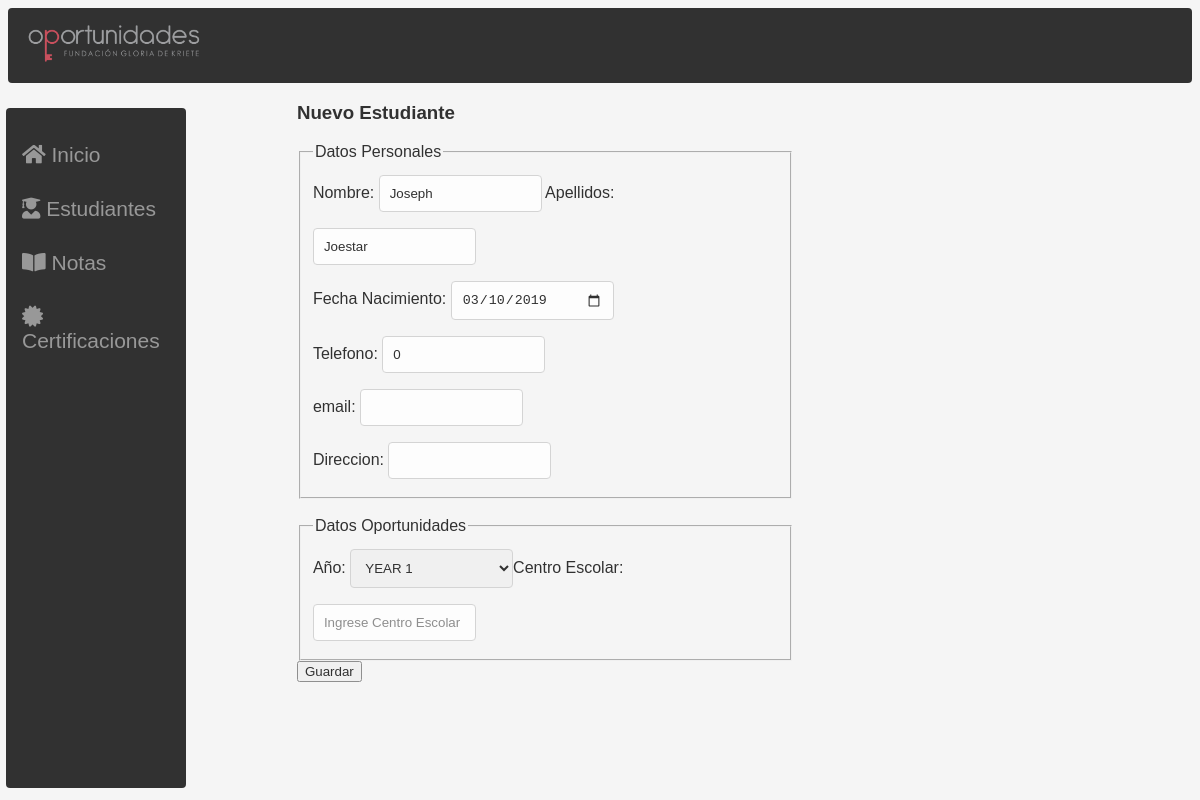
Page /vista/editarEstudiante.php?idEstudiante=2 on the committed database.
### tables this page shows
CREATE TABLE `Estudiante` (
  `idEstudiante` int(11) NOT NULL,
  `nombre` varchar(32) NOT NULL,
  `apellidos` varchar(32) NOT NULL,
  `fechaNacimiento` date NOT NULL,
  `telefono` int(8) NOT NULL,
  `email` varchar(32) NOT NULL,
  `direccion` varchar(64) NOT NULL,
  `year` varchar(16) NOT NULL,
  `centroEscolar` varchar(32) NOT NULL
);

### controlador/conexion.php (called while the page is built)
<?php
Class Conexion {
    private $host = 'localhost';
    private $database = 'ranking';
    private $username = 'root';
    private $password = '';
    function execQueryO($stmn) {
        $mysqli = new mysqli($this->host, $this->username, $this->password, $this->database);
        return $mysqli->query($stmn);
    }
}

### controlador/controladorEstudiante.php (called while the page is built, shortened)
<?php
    require_once("conexion.php");
    require_once("../modelo/estudiante.php");
    class ControladorEst {
        public function buscarxId($id){
            try {
                $conn = new Conexion();
                $sql = "SELECT idEstudiante, nombre, apellidos, fechaNacimiento, telefono, email, direccion, year, centroEscolar FROM Estudiante WHERE idEstudiante=".$id;
                $rs = $conn ->execQueryO($sql);
                $coleccion = array();
                while ($resultado = $rs->fetch_assoc()) {
                    $estudiante = new Estudiante();
                    $estudiante->setIdEstudiante($resultado['idEstudiante']);
                    $estudiante->setNombre($resultado['nombre']);
                    $estudiante->setApellidos($resultado['apellidos']);
                    $estudiante->setFechaNacimiento($resultado['fechaNacimiento']);
                    $estudiante->setTelefono($resultado['telefono']);
                    $estudiante->setEmail($resultado['email']);
                    $estudiante->setDireccion($resultado['direccion']);
                    $estudiante->setYear($resultado['year']);
                    $estudiante->setCentroEscolar($resultado['centroEscolar']);
                    array_push($coleccion, $estudiante);
                }
                return $coleccion;
            } catch (mysqli_sql_exception $e) {
                throw new MySQLiQueryException($sql, $e->getMessage(), $e->getCode());
            }
        }
    }
?>

### modelo/estudiante.php (called while the page is built, shortened)
<?php
    class Estudiante{
        private $nombre;
        private $apellidos;
        private $fechaNacimiento;
        private $telefono;
        private $email;
        private $direccion;
        public function setIdEstudiante($idEstudiante){
            return $this;
        }
        public function getNombre(){
            return $this->nombre;
        }
        public function setNombre($nombre){
            $this->nombre = $nombre;
            return $this;
        }
        public function getApellidos(){
            return $this->apellidos;
        }
        public function setApellidos($apellidos){
            $this->apellidos = $apellidos;
            return $this;
        }
        public function getFechaNacimiento(){
            return $this->fechaNacimiento;
        }
        public function setFechaNacimiento($fechaNacimiento){
            $this->fechaNacimiento = $fechaNacimiento;
            return $this;
        }
        public function getTelefono(){
            return $this->telefono;
        }
        public function setTelefono($telefono){
            $this->telefono = $telefono;
            return $this;
        }
        public function getEmail(){
            return $this->email;
        }
        public function setEmail($email){
            $this->email = $email;
            return $this;
        }
        public function getDireccion(){
            return $this->direccion;
        }
        public function setDireccion($direccion){
            $this->direccion = $direccion;
            return $this;
        }
        public function setYear($year){
            return $this;
        }
        public function setCentroEscolar($centroEscolar){
            return $this;
        }
    }
?>

### vista/editarEstudiante.php (the view, shortened to what this page needs)
<!DOCTYPE html>
<html lang="en">
<head>
    <link rel="stylesheet" href="./css/style.css">
    <link rel="stylesheet" href="https://use.fontawesome.com/releases/v5.8.1/css/all.css">
</head>
<body>
    <section class="barra">
        <a href=""><img src="../vista/img/logo.png" alt="logo Oportunidades"></a>
    </section>
    <section class="lateral">
        <a href="../index.php"><i class="fas fa-home"></i> Inicio</a>
        <a href="./webEstudiantes.php"><i class="fas fa-user-graduate"></i> Estudiantes</a>
        <a href="./webNotas.php"><i class="fas fa-book-open"></i> Notas</a>
        <a href="./webCertificacion.php"><i class="fas fa-certificate"></i> Certificaciones</a>
    </section>
    <?php
        include_once("../controlador/controladorEstudiante.php");
        $ce = new ControladorEst();
        $id = $_GET['idEstudiante'];
        $estudiante = $ce->buscarxId($id);
    ?>
    <section class="main">
        <section class="formulario">
            <form method="post">
                <h3>Nuevo Estudiante</h3>
                <fieldset>
                    <legend>Datos Personales</legend>
                    Nombre: <input type="text" name="txtNombre" value=<?echo $estudiante[0]->getNombre()?>>
                    Apellidos: <input type="text" name="txtApellidos" value=<?echo $estudiante[0]->getApellidos()?>><br>
                    Fecha Nacimiento: <input type="date" name="txtFechaNac" value=<?echo $estudiante[0]->getFechaNacimiento()?>><br>
                    Telefono: <input type="tel" name="txtTelefono" value=<?echo $estudiante[0]->getTelefono()?>><br>
                    email: <input type="email" name="txtEmail" value=<?echo $estudiante[0]->getEmail()?>><br>
                    Direccion: <input type="text" value="<?echo $estudiante[0]->getDireccion()?>">
                </fieldset><br>
                <fieldset>
                    <legend>Datos Oportunidades</legend>
                    Año: <select name="cmbYear">
                        <option value="1">YEAR 1</option>
                    </select>Centro Escolar: <input type="text" name="txtCE" placeholder="Ingrese Centro Escolar">
                </fieldset>
                <input type="submit" value="Guardar" name="btnActualizar">
            </form>
        </section>
    </section>
    <?php
        include_once("../modelo/estudiante.php");
    ?>
</body>
</html>

### vista/css/style.css (style rules this page uses)
body { background-color: whitesmoke; opacity: 0.8; background-repeat: no-repeat; background-size: cover; font-family: century gothic; color: white; font-family: "Caviar Dreams", Fallback, sans-serif; }
a { display: inline-block; text-decoration: none; padding-top:3px; }
.barra { background-color: black; overflow: hidden; border-radius: 4px; }
.barra a { float: left; color:white; opacity: 0.8; text-align: left; padding: 14px 16px; text-decoration: none; font-size: 17px; }
.barra img { width: 30%; height: 10%; }
.lateral { height: 82.5%; width: 15%; position: fixed; z-index: 1; top: 13.5%; left: 0.5%; background-color: black; padding-top: 20px; border-radius: 4px; overflow-x: hidden; }
.lateral a { padding: 15px 8px 15px 16px; text-decoration: none; font-size: 25px; color: #818181; display: block; font-size: 21px; }
.main { height: 567px; margin-top: -0.9%; width: 84%; margin-left: 16%; color: black; border-radius: 4px; align-content: center; font-family: "Caviar Dreams", Fallback, sans-serif; }
.formulario { margin-left: 10%; margin-top: 3%; }
.formulario input[type=text], input[type=tel], input[type=date], input[type=email], select, textarea { width: 35%; padding: 10px; margin: 8px 0; border: 1px solid #ccc; border-radius: 4px; box-sizing: border-box; }
.formulario { width: 50%; }

### rows in the picture
estudiante: txtNombre "Joseph", txtApellidos "Joestar", txtFechaNac "03/10/2019", txtTelefono "0"
